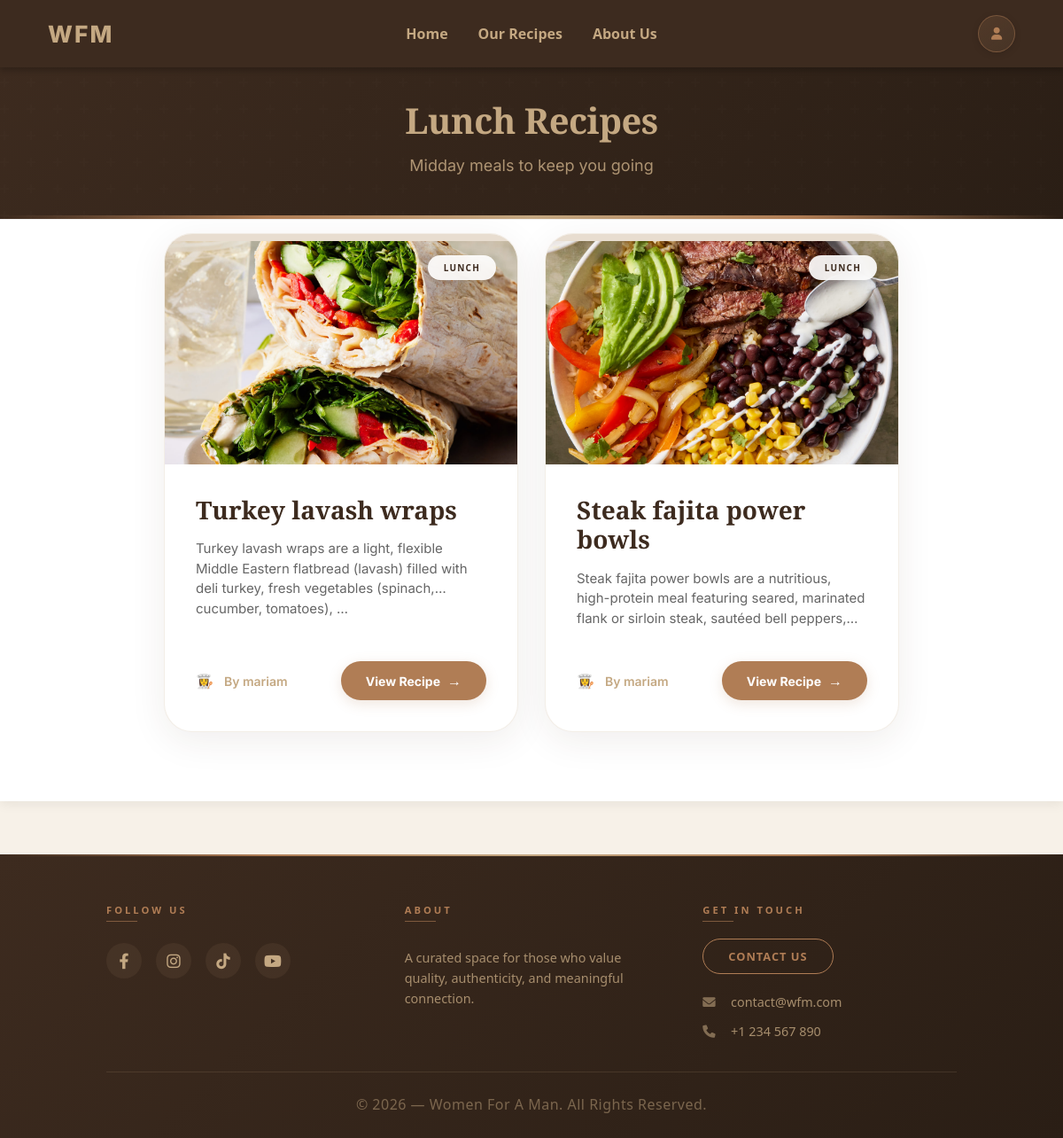
Page /recipes/lunch/ on the committed database.
### main/models.py (models this page shows, shortened)
class Recipe(models.Model):
    title = models.CharField(max_length=200)
    description = models.TextField()
    ingredients = models.TextField()
    instructions = models.TextField()
    image = models.ImageField(upload_to='recipes/', blank=True, null=True)
    created_at = models.DateTimeField(auto_now_add=True)
    updated_at = models.DateTimeField(auto_now=True)
    author = models.ForeignKey(
        User,
        on_delete=models.CASCADE,
        related_name='recipes'
    )
    category = models.ForeignKey(
        Category,
        on_delete=models.SET_NULL,
        null=True,
        related_name='recipes'
    )

class Category(models.Model):
    name = models.CharField(max_length=100)
    description = models.TextField(blank=True, null=True)
    class Meta:
        verbose_name_plural = "Categories"

class User(AbstractUser):
    username = models.CharField(
        max_length=150,
        unique=True,
        help_text='Required. 150 characters or fewer.',
        error_messages={
            'unique': "A user with that username already exists.",
        },
    )
    profile_picture = models.ImageField(
        upload_to='profiles/',
        blank=True,
        null=True
    )
    bio = models.TextField(blank=True, null=True)
    groups = models.ManyToManyField(
        'auth.Group',
        related_name='main_user_set',
        blank=True
    )
    user_permissions = models.ManyToManyField(
        'auth.Permission',
        related_name='main_user_set',
        blank=True
    )

### main/views.py (the view)
def lunch_view(request):
    from .models import Category
    category = Category.objects.filter(name__iexact='lunch').first()
    recipes = Recipe.objects.filter(category=category).order_by('-created_at') if category else Recipe.objects.none()
    return render(request, 'main/lunch.html', {
        'recipes': recipes,
        'category': category,
    })

### main/templates/main/lunch.html (shortened to what this page needs)
{% extends 'main/base.html' %}
{% load static %}
{% block extra_css %}
<link rel='stylesheet' href="{% static 'main/css/recipeCards.css' %}">
<link rel="stylesheet" href="{% static 'main/css/ourRecipes.css' %}">
{% endblock %}
{% block content %}
<div class='category-page-header'>
  <h2> Lunch Recipes</h2>
  <p>Midday meals to keep you going</p>
</div>
<div id='recipe-results'>
  {% include 'main/search.html' %}
</div>
{% endblock %}

### main/templates/main/search.html (shortened to what this page needs)
{% if recipes %}
<div class="category-recipe-grid">
  {% for recipe in recipes %}
  <div class="category-recipe-card">
    <div class="card-img-wrapper">
      {% if recipe.image %}
        <img src="{{ recipe.image.url }}" alt="{{ recipe.title }}">
      {% else %}
        <div class="card-no-img">🍽️</div>
      {% endif %}
      {% if recipe.category %}
        <span class="card-category-tag">
          {{ recipe.category.name }}
        </span>
      {% endif %}
    </div>
    <div class="card-body">
      <h3>{{ recipe.title }}</h3>
      <p>{{ recipe.description|truncatewords:20 }}</p>
    </div>
    <div class="card-footer-strip">
      <span class="card-author">
        By {{ recipe.author.username }}
      </span>
      <a class="card-view-link"
         href="{% url 'recipe_detail' recipe.id %}">
         View Recipe
      </a>
    </div>
  </div>
  {% endfor %}
</div>
{% endif %}

### main/static/main/css/root.css (style rules this page uses)
:root { --parchment: #F7F1E8; --linen: #E8DDD0; --walnut: #3D2B1F; --clay: #B07D55; --sand: #C4A882; --sage: #8FA68E; --h2-size: 36px; --h3-size: 22px; --p-size: 16px; --tag-size: 12px; --button-size: 14px; --footer-size: 13px; --profile-gradient: linear-gradient(135deg, #3D2B1F 0%, #B07D55 60%, #C4A882 100%); --glass-bg: rgba(255, 255, 255, 0.72); --glass-border: rgba(255, 255, 255, 0.55); --glass-shadow: 0 8px 40px rgba(61, 43, 31, 0.13); --card-radius: 28px; --transition: 0.3s cubic-bezier(0.4, 0, 0.2, 1); }
body { background-color: var(--parchment); color: var(--walnut); font-family: 'Segoe UI', Tahoma, Geneva, Verdana, sans-serif; margin: 0; padding: 0; padding-top: 58px; }
h2 { font-family: 'Playfair Display', serif; color: var(--walnut); font-size: var(--h2-size); margin-bottom: 15px; }
h3 { color: var(--clay); font-size: var(--h3-size); margin-bottom: 10px; }
p { color: var(--sand); font-size: var(--p-size); line-height: 1.6; }
.category-page-header { background: var(--walnut); padding: 60px 72px 56px; position: relative; overflow: hidden; }
.category-page-header::after { content: ''; position: absolute; bottom: 0; left: 0; right: 0; height: 3px; background: linear-gradient(90deg, transparent, var(--clay), var(--sand), var(--clay), transparent); }
.category-page-header h2 { color: var(--sand) !important; font-family: 'Playfair Display', serif; font-size: 42px; margin: 0 0 10px; }
.category-page-header p { color: rgba(196, 168, 130, 0.75); font-size: 17px; margin: 0; }
.category-recipe-grid { display: grid; grid-template-columns: repeat(auto-fill, minmax(280px, 1fr)); gap: 28px; padding: 50px 72px 72px; max-width: 1400px; margin: 0 auto; }

### main/static/main/css/recipeCards.css (style rules this page uses)
div[id^="recipe-"] { background-color: #ffffff; border: none !important; box-shadow: 0 4px 12px rgba(0, 0, 0, 0.06); transition: transform 0.3s cubic-bezier(0.175, 0.885, 0.32, 1.275), box-shadow 0.3s ease; overflow: hidden; display: flex; flex-direction: column; }
h2 { text-align: center; }
div[id^="recipe-"] img { border-radius: 8px !important; transition: opacity 0.3s ease; margin-top: 8px; }
div[id^="recipe-"] p { color: #666; line-height: 1.5; font-size: 15px; }
div[id^="recipe-"]>div:last-of-type { margin-top: auto !important; padding-top: 15px; border-top: 1px solid #f0f0f0; }

### rows in the picture
Recipe: image (picture), category.name "LUNCH", title "Turkey lavash wraps", description "Turkey lavash wraps are a light, flexible Middle Eastern flatbread (lavash) filled with deli turkey, fresh vegetables (spinach, cucumber, tomatoes), …", author.username "mariam"
Recipe: image (picture), category.name "LUNCH", title "Steak fajita power bowls", description "Steak fajita power bowls are a nutritious, high-protein meal featuring seared, marinated flank or sirloin steak, sautéed bell…", author.username "mariam"
